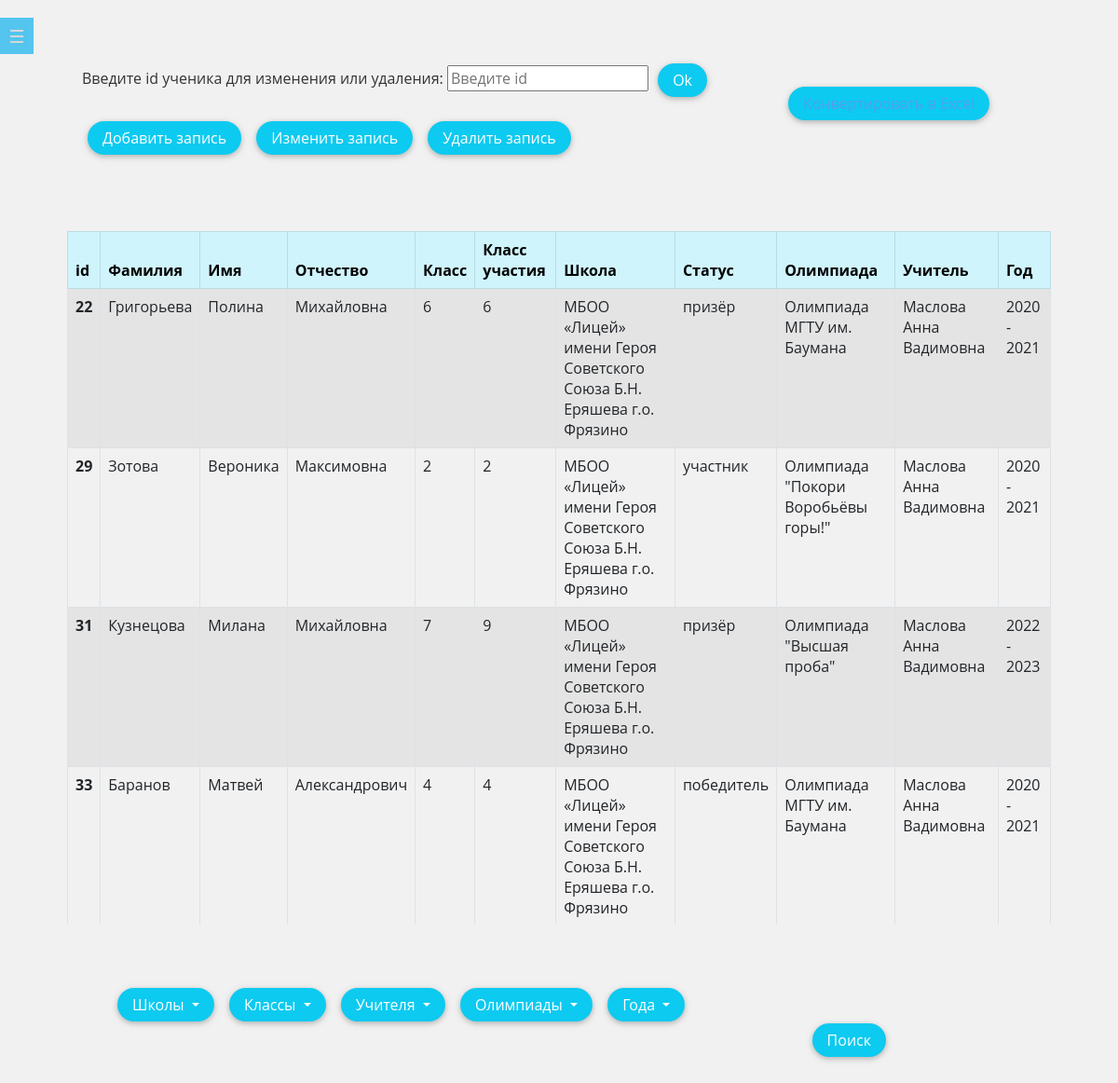
Page /students (signed in) on the committed database.
### data/students.py (models this page shows)
class Student(SqlAlchemyBase):
    __tablename__ = 'students'
    id = sqlalchemy.Column(sqlalchemy.Integer, primary_key=True, autoincrement=True, unique=True)
    surname = sqlalchemy.Column(sqlalchemy.String, nullable=False)
    name = sqlalchemy.Column(sqlalchemy.String, nullable=False)
    patronymic = sqlalchemy.Column(sqlalchemy.String, nullable=False)
    class_writing = sqlalchemy.Column(sqlalchemy.Integer, nullable=False)
    class_take = sqlalchemy.Column(sqlalchemy.Integer, nullable=False)
    school_id = sqlalchemy.Column(sqlalchemy.Integer, sqlalchemy.ForeignKey("schools.id"), nullable=False)
    school = orm.relationship('School')
    status = sqlalchemy.Column(sqlalchemy.String, nullable=True)
    olymp_id = sqlalchemy.Column(sqlalchemy.Integer, sqlalchemy.ForeignKey("olympiads.id"), nullable=False)
    olympiad = orm.relationship('Olympiad')
    user_id = sqlalchemy.Column(sqlalchemy.Integer, sqlalchemy.ForeignKey("users.id"), nullable=False)
    user = orm.relationship('User')
    year = sqlalchemy.Column(sqlalchemy.Integer, nullable=False)

### data/schools.py (models this page shows)
class School(SqlAlchemyBase):
    __tablename__ = 'schools'
    id = sqlalchemy.Column(sqlalchemy.Integer, primary_key=True, autoincrement=True, unique=True)
    name = sqlalchemy.Column(sqlalchemy.String, nullable=False, unique=True)
    users = orm.relationship("User", back_populates='school')
    students = orm.relationship("Student", back_populates='school')

### data/olympiads.py (models this page shows)
class Olympiad(SqlAlchemyBase):
    __tablename__ = 'olympiads'
    id = sqlalchemy.Column(sqlalchemy.Integer, primary_key=True, autoincrement=True, unique=True)
    name = sqlalchemy.Column(sqlalchemy.String, nullable=False)
    students = orm.relationship("Student", back_populates='olympiad')

### main.py (the view, shortened to what this page needs)
@app.route('/students', methods=['GET', 'POST'])
@login_required
def success():
    global res_f
    db_sess = db_session.create_session()
    if current_user.admin:
        res1 = db_sess.query(School.name).distinct().all()
        res3 = db_sess.query(User.surname, User.name, User.patronymic).distinct().all()
    else:
        res1 = [(current_user.school.name,)]
        res3 = [(f'{current_user.surname} {current_user.name} {current_user.patronymic}',)]
    res2 = db_sess.query(Olympiad.name).distinct().all()
    res4 = db_sess.query(Student.year).distinct().all()
    res5 = db_sess.query(Student.class_writing).distinct().all()
    for i in range(len(res3)):
        res3[i] = ' '.join(list(res3[i]))
    for i in range(len(res1)):
        res1[i] = res1[i][0]
    for i in range(len(res2)):
        res2[i] = res2[i][0]
    for i in range(len(res4)):
        res4[i] = res4[i][0]
    for i in range(len(res5)):
        res5[i] = res5[i][0]
    if True:
        if current_user.admin:
            db_sess = db_session.create_session()
            res_f = db_sess.query(Student.id, Student.surname, Student.name, Student.patronymic, Student.class_writing, Student.class_take, Student.school_id, Student.status, Student.olymp_id, Student.user_id, Student.year).all()
            for i in range(len(res_f)):
                res_f[i] = list(res_f[i])
                res_f[i][6] = db_sess.query(School.name).filter(res_f[i][6] == School.id).first()[0]
                res_f[i][8] = db_sess.query(Olympiad.name).filter(res_f[i][8] == Olympiad.id).first()[0]
                res_f[i][9] = ' '.join(list(db_sess.query(User.surname, User.name, User.patronymic).filter(res_f[i][9] == User.id).first()))
        else:
            b_sess = db_session.create_session()
            res_f = db_sess.query(Student.id, Student.surname, Student.name, Student.patronymic, Student.class_writing, Student.class_take, Student.school_id, Student.status, Student.olymp_id, Student.user_id, Student.year).filter(Student.user_id == current_user.id).all()
            for i in range(len(res_f)):
                res_f[i] = list(res_f[i])
                res_f[i][6] = db_sess.query(School.name).filter(res_f[i][6] == School.id).first()[0]
                res_f[i][8] = db_sess.query(Olympiad.name).filter(res_f[i][8] == Olympiad.id).first()[0]
                res_f[i][9] = ' '.join(list(db_sess.query(User.surname, User.name, User.patronymic).filter(res_f[i][9] == User.id).first()))
        id2 = request.form.get('new_id')
    return render_template("main.html", title="Ученики", name=f'{current_user.surname} {current_user.name} {current_user.patronymic}', bd=res_f, teachers=res3, schools=res1, classes=res5, years=res4, olympiads=res2, id=id2)

### data/db_session.py (called while the page is built)
def create_session() -> Session:
    global __factory
    return __factory()

### main.py (called while the page is built)
@login_manager.user_loader
def load_user(id):
    db_sess = db_session.create_session()
    return db_sess.query(User).get(id)

### templates/main.html (shortened to what this page needs)
<!DOCTYPE html>
<html class="no-js" lang="ru">
<head>
  <link rel="stylesheet" href="https://cdn.jsdelivr.net/npm/bootstrap@5.0.0-beta1/dist/css/bootstrap.min.css"
 />
</head>
<body>
  <nav class="nav">
      <label for="nav-toggle" class="nav-toggle" onclick></label>
  </nav>
  <main role="main">
    <section>
      <form action="" method="post">
        <div class="object van5">
          <label for="Username">Введите id ученика для изменения или удаления:</label>
          <input type="text" name="new_id" id="Username" placeholder="Введите id">
          <button class="btn btn-info" type="submit" value="1" name="s">Ok</button>
        </div>
        <div class="van object">
          <a href="/students/add" class="btn btn-info">Добавить запись</a>
          <a href="/students/{{id}}" class="btn btn-info">Изменить запись</a>
          <a href="/students/delete/{{id}}" class="btn btn-info">Удалить запись</a>
      </form>
      <div class="span3 object site-header container">
        <table class="table table-striped table-bordered">
          <thead class="table-info">
            <tr>
              <th scope="col">id</th>
              <th scope="col">Фамилия</th>
              <th scope="col">Имя</th>
              <th scope="col">Отчество</th>
              <th scope="col">Класс</th>
              <th scope="col">Класс участия</th>
              <th scope="col">Школа</th>
              <th scope="col">Статус</th>
              <th scope="col">Олимпиада</th>
              <th scope="col">Учитель</th>
              <th scope="col">Год</th>
            </tr>
          </thead>
          <tbody>
            {% for i in bd %}
            <tr>
              <th scope="row">{{i[0]}}</th>
              {% for y in i[1:] %}
              <td>{{y}}</td>
              {% endfor %}
            </tr>
            {% endfor %}
          </tbody>
        </table>
      </div>
      <div class="object van1">
        <button type="button" class="btn btn-info">
          <a href="{{ url_for('download', filename='olimp_results.xlsx') }}">Конвертировать в Excel</a>
        </button>
      </div>
      <form name='h' method="post">
        <div class="dropdown object van2">
          <div class="dropdown-checkbox form-group">
            <button class="btn btn-info dropdown-toggle" type="button" id="dropdownMenuButton"
              data-mdb-toggle="dropdown">
              Школы
            </button>
          </div>
          <div class="dropdown-checkbox form-group">
            <button class="btn btn-info dropdown-toggle" type="button" id="dropdownMenuButton"
              data-mdb-toggle="dropdown">
              Классы
            </button>
          </div>
          <div class="dropdown-checkbox form-group">
            <button class="btn btn-info dropdown-toggle" type="button" id="dropdownMenuButton"
              data-mdb-toggle="dropdown">
              Учителя
            </button>
          </div>
          <div class=" dropdown-checkbox form-group">
            <button class="btn btn-info dropdown-toggle" type="button" id="dropdownMenuButton"
              data-mdb-toggle="dropdown">
              Олимпиады
            </button>
          </div>
          <div class="dropdown-checkbox form-group">
            <button class="btn btn-info dropdown-toggle" type="button" id="dropdownMenuButton"
              data-mdb-toggle="dropdown">
              Года
            </button>
          </div>
          <div class="object van4">
            <button class="btn btn-info" type="submit" value="2" name="s">Поиск</button>
          </div>
      </form>
    </section>
  </main>
</body>
</html>

### templates/main.html (style rules this page uses)
.nav { width: 320px; min-width: 320px; height: 100%; position: fixed; top: 0; bottom: 0; margin: 0; left: -320px; padding: 15px 20px; -webkit-transition: left 0.3s; -moz-transition: left 0.3s; transition: left 0.3s; background: #54c5ee; z-index: 2000; }
.nav-toggle { position: absolute; left: 320px; top: 1em; padding: 0.5em; background: inherit; color: #dadada; cursor: pointer; font-size: 1.2em; line-height: 1; z-index: 2001; -webkit-transition: color 0.25s ease-in-out; -moz-transition: color 0.25s ease-in-out; transition: color 0.25s ease-in-out; }
.nav-toggle:after { content: "\2630"; text-decoration: none; }
body { -webkit-animation: bugfix infinite 1s; }
@media screen and (min-width: 320px) { html, body { margin: 0; overflow-x: hidden; } }
* { box-sizing: border-box; }
html { font-size: 100%; }
html, body { margin: 0; padding: 0; width: 100%; height: 100%; }
body { color: #333; font: 1em "Open Sans", sans-serif; background-color: #f1f1f1; }
main { max-width: 1024px; margin: 0 auto; }
a { color: #549eee; text-decoration: none; }
.btn { -webkit-border-radius: 10em; -moz-border-radius: 10em; -ms-border-radius: 10em; -o-border-radius: 10em; border-radius: 10em; border: 0; color: #ffffff !important; margin: 6px; white-space: normal !important; word-wrap: break-word; display: inline-block; line-height: 1.25; text-align: center; vertical-align: middle; cursor: pointer; -webkit-user-select: none; -moz-user-select: none; -ms-user-select: none; user-select: none; padding: 0.5rem 1rem; font-size: 1rem; font-weight: 400; -webkit-box-shadow: 0 2px 5px 0 rgba(0, 0, 0, 0.16), 0 2px 10px 0 rgba(0, 0, 0, 0.12); -moz-box-shadow: 0 2px 5px 0 rgba(0, 0, 0, 0.16), 0 2px 10px 0 rgba(0, 0, 0, 0.12); box-shadow: 0 2px 5px 0 rgba(0, 0, 0, 0.16), 0 2px 10px 0 rgba(0, 0, 0, 0.12); }
.btn { -webkit-transition: box-shadow 0.2s ease-out; -moz-transition: box-shadow 0.2s ease-out; -ms-transition: box-shadow 0.2s ease-out; transition: box-shadow 0.2s ease-out; }
.object { position: absolute; }
.span3 { top: 20%; height: 60% !important; width: 90%; left: 5%; overflow: scroll; }
.van { top: 10%; }
.van1 { top: 7%; left: 70%; }
.van2 { left: 10%; top: 85%; }
.van4 { top: 80%; left: 120%; }
.van5 { top: 5%; }
.dropdown-checkbox { position: relative; display: inline-block; }

### rows in the picture
Student: surname "Григорьева", name "Полина", patronymic "Михайловна", status "призёр", year "2020 - 2021"
School: name "МБОО «Лицей» имени Героя Советского Союза Б.Н. Еряшева г.о. Фрязино"
Olympiad: name "Олимпиада МГТУ им. Баумана"
Student: surname "Зотова", name "Вероника", patronymic "Максимовна", status "участник", year "2020 - 2021"
Olympiad: name "Олимпиада \"Покори Воробьёвы горы!\""
Student: surname "Кузнецова", name "Милана", patronymic "Михайловна", status "призёр", year "2022 - 2023"
Olympiad: name "Олимпиада \"Высшая проба\""
Student: surname "Баранов", name "Матвей", patronymic "Александрович", status "победитель", year "2020 - 2021"

### other values in the picture
{{ i[0] }} "22" "29" "31" "33"
{{ y }} "6" "6" "Маслова Анна Вадимовна" "2" "2" "Маслова Анна Вадимовна" "7" "9" "Маслова Анна Вадимовна" "4" "4" "Маслова Анна Вадимовна"
